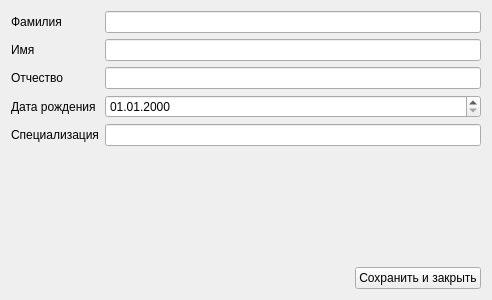
<?xml version="1.0" encoding="UTF-8"?>
<ui version="4.0">
 <class>StaffEditWidget</class>
 <widget class="QWidget" name="StaffEditWidget">
  <property name="geometry">
   <rect>
    <x>0</x>
    <y>0</y>
    <width>492</width>
    <height>300</height>
   </rect>
  </property>
  <property name="windowTitle">
   <string>Form</string>
  </property>
  <layout class="QVBoxLayout" name="verticalLayout">
   <item>
    <layout class="QFormLayout" name="formLayout">
     <item row="0" column="0">
      <widget class="QLabel" name="label">
       <property name="text">
        <string>Фамилия</string>
       </property>
      </widget>
     </item>
     <item row="0" column="1">
      <widget class="QLineEdit" name="m_familyName"/>
     </item>
     <item row="1" column="0">
      <widget class="QLabel" name="label_2">
       <property name="text">
        <string>Имя</string>
       </property>
      </widget>
     </item>
     <item row="1" column="1">
      <widget class="QLineEdit" name="m_name"/>
     </item>
     <item row="2" column="0">
      <widget class="QLabel" name="label_3">
       <property name="text">
        <string>Отчество</string>
       </property>
      </widget>
     </item>
     <item row="2" column="1">
      <widget class="QLineEdit" name="m_patronymic"/>
     </item>
     <item row="3" column="0">
      <widget class="QLabel" name="label_4">
       <property name="text">
        <string>Дата рождения</string>
       </property>
      </widget>
     </item>
     <item row="3" column="1">
      <widget class="QDateEdit" name="m_birthDay">
       <property name="displayFormat">
        <string>dd.MM.yyyy</string>
       </property>
      </widget>
     </item>
     <item row="4" column="0">
      <widget class="QLabel" name="label_5">
       <property name="text">
        <string>Специализация</string>
       </property>
      </widget>
     </item>
     <item row="4" column="1">
      <widget class="QLineEdit" name="m_specialization"/>
     </item>
    </layout>
   </item>
   <item>
    <spacer name="verticalSpacer">
     <property name="orientation">
      <enum>Qt::Vertical</enum>
     </property>
     <property name="sizeHint" stdset="0">
      <size>
       <width>20</width>
       <height>87</height>
      </size>
     </property>
    </spacer>
   </item>
   <item>
    <layout class="QHBoxLayout" name="horizontalLayout">
     <item>
      <spacer name="horizontalSpacer">
       <property name="orientation">
        <enum>Qt::Horizontal</enum>
       </property>
       <property name="sizeHint" stdset="0">
        <size>
         <width>40</width>
         <height>20</height>
        </size>
       </property>
      </spacer>
     </item>
     <item>
      <widget class="QPushButton" name="m_save">
       <property name="text">
        <string>Сохранить и закрыть</string>
       </property>
      </widget>
     </item>
    </layout>
   </item>
  </layout>
 </widget>
 <resources/>
 <connections/>
</ui>
